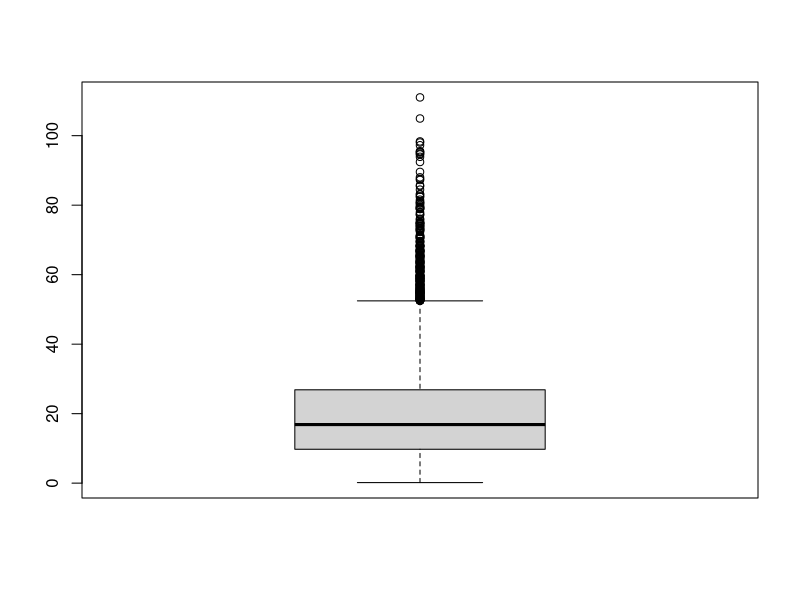
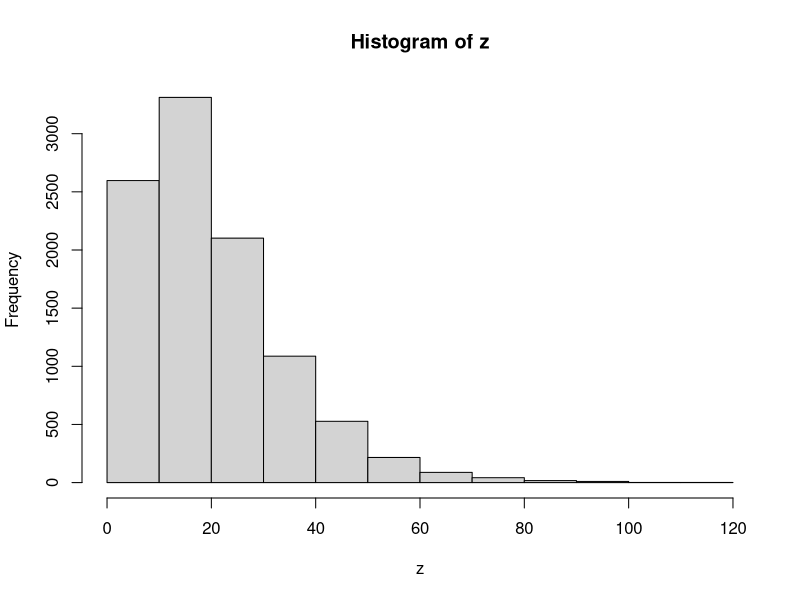
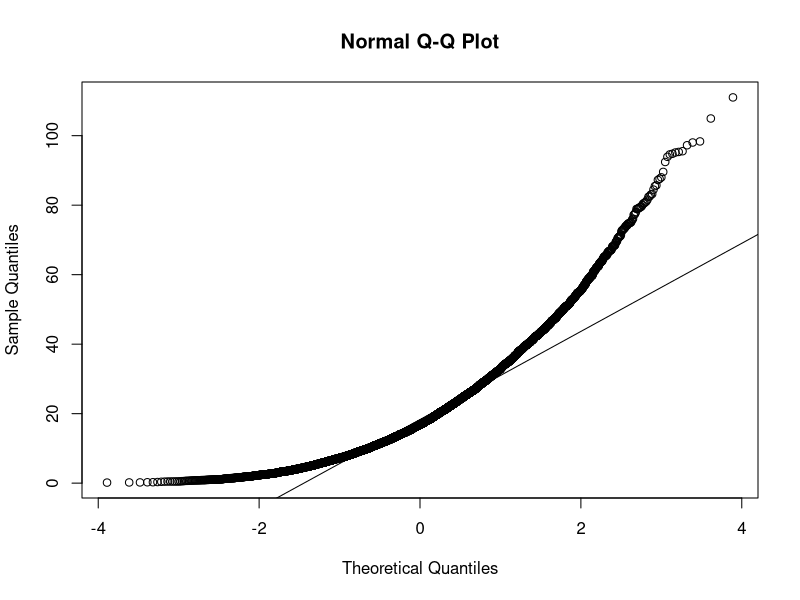

Here is the R script that generated these plots, in order:
## ---- chunk 1
# Set seed
set.seed(2)
## ---- chunk 2
# Parameter values
n <- 1e4
beta_0 <- 187
beta_1 <- 0
sigma <- 500

# Generate data
commute <- rnorm(n = n)
epsilon <- rnorm(n = n,
                 sd = sigma)
y <- beta_0 + beta_1 * commute + epsilon

# Run model
mod_01 <- lm(formula = y ~ commute)
summary(mod_01)
## ---- chunk 3
#| label: fig-qq
#| fig-cap: "Q-Q plot of the residuals for a simple linear regression."
# Generate non-normal random variables
z <- rgamma(n = n,
            shape = 2,
            rate = 0.1)
boxplot(z)
hist(z)
qqnorm(z)
qqline(z)
